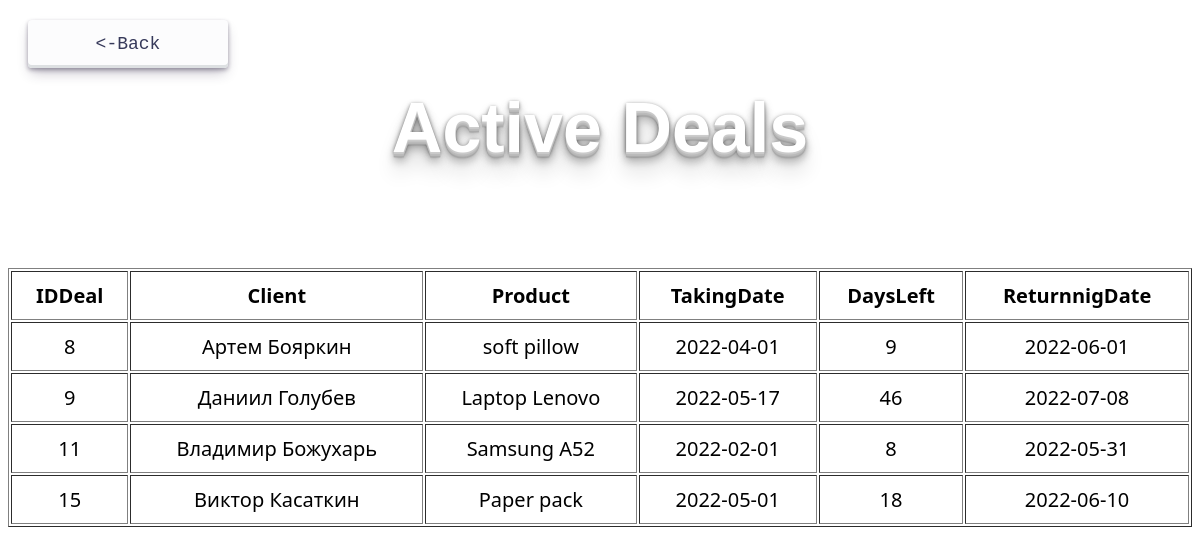
The app's page /ActiveDeals.php with its own data.
### tables this page shows
CREATE TABLE `Deal` (
  `IDDeal` int NOT NULL,
  `IDClient` int NOT NULL,
  `IDProductCategory` int NOT NULL,
  `ProductDescription` varchar(255) NOT NULL,
  `TakingDate` date NOT NULL,
  `ReturningDate` date NOT NULL,
  `Pledge` int NOT NULL,
  `Comission` int NOT NULL
);

### src/ActiveDeals.php (the view, shortened to what this page needs)
<?php
include 'fnc.php';
?>
<html>
    <head>
        <link href="styles.css" rel="stylesheet" type="text/css">
    </head>
    <header>
        <div style = "text-align: left; margin: 20px">
            <form action="index.php">
                <button class="button-30" role="button">
                    <-Back
                </button>
             </form>
        </div>
        <div class="hit-the-floor" style="margin-bottom:100px">
            Active Deals
        </div>
    </header>
    <body>
        <table align="center" border="1px" cellpadding= "10px" style = "font-size: 20px">
            <tr>
                <th>
                    IDDeal
                </th>
                <th>
                    Client
                </th>
                <th>
                    Product
                </th>
                <th>
                    TakingDate
                </th>
                <th>
                    DaysLeft
                </th>
                <th>
                    ReturnnigDate
                </th>
            </tr>
                <?php
                    $stmt = "CALL ActiveDeals()";
                    $result = mysqli_query($db, $stmt);
                    foreach($result as $row){
                ?>
                   <tr>
                        <?php
                        foreach($row as $subrow){
                            ?>
                                <td align="center">
                                    <?php
                                    echo $subrow;
                                    ?>
                                </td>
                            <?php
                        }
                        ?>
                    </tr>
                <?php
                    }
                ?>
        </table>
    </body>
</html>

### records on screen
deal: IDDeal "8", subrow "Артем Бояркин", ProductDescription "soft pillow", TakingDate "2022-04-01", subrow "9", ReturningDate "2022-06-01"
deal: IDDeal "9", subrow "Даниил Голубев", ProductDescription "Laptop Lenovo", TakingDate "2022-05-17", subrow "46", ReturningDate "2022-07-08"
deal: IDDeal "11", subrow "Владимир Божухарь", ProductDescription "Samsung A52", TakingDate "2022-02-01", subrow "8", ReturningDate "2022-05-31"
deal: IDDeal "15", subrow "Виктор Касаткин", ProductDescription "Paper pack", TakingDate "2022-05-01", subrow "18", ReturningDate "2022-06-10"
